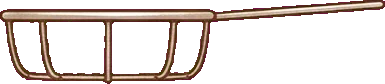
#> input picture art/ob/basket.webp, 385 x 84 px, given in place of pot-blanch.webp, which was not available
$ python _k2.py
#> lines starting #> are read from the running program, lines starting #| are printed output that depends on the picture; pictures that were not available may be replaced by others from this repository, and a replacement may not be noted

import os
from PIL import Image
R = r"F:\AntiGravity\Games\quan-bun"; PUB = os.path.join(R,"public","art","ob")
names = ["pot-blanch","noodle-tray"]
C, W, H = 2, 190, 190
sheet = Image.new("RGB", (C*W, H), (228, 224, 218))
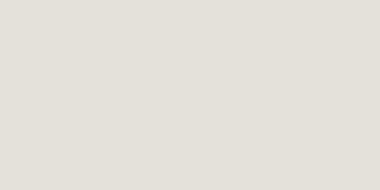
#> sheet: PIL image 380x190 RGB; mean R, G, B 228, 224, 218
for i, n in enumerate(names):
    im = Image.open(os.path.join(PUB, n + ".webp")).convert("RGBA")
#> im is the input picture: PIL image 385x84 RGBA; mean R, G, B, A 201.9, 50.5, 171.4, 62.3
    s = min((W-10)/im.width, (H-10)/im.height)
#> s = 0.468
    im = im.resize((int(im.width*s), int(im.height*s)), Image.LANCZOS)
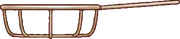
#> im: PIL image 180x39 RGBA; mean R, G, B, A 46.6, 30.7, 26.2, 62.3; transparent parts drawn white
    sheet.paste(im, (i*W + (W-im.width)//2, (H-im.height)//2), im)
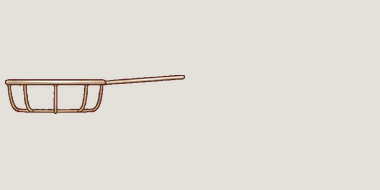
#> sheet: PIL image 380x190 RGB; mean R, G, B 226, 221.2, 214.9
#> pass 2 of the loop `for i, n in enumerate(names):`:
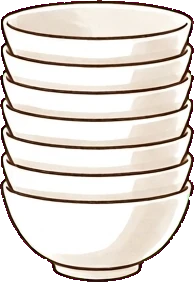
#> input picture art/ob/bowl-stack.webp, 194 x 282 px, given in place of noodle-tray.webp, which was not available
#> im is the input picture: PIL image 194x282 RGBA; mean R, G, B, A 221.4, 190.8, 205.5, 224.4
#> `im = im.resize((int(im.width*s), int(im.height*s)), Image.LANCZOS)`:
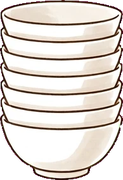
#> im: PIL image 123x180 RGBA; mean R, G, B, A 196.3, 187.2, 181.1, 224.4; transparent parts drawn white
#> `sheet.paste(im, (i*W + (W-im.width)//2, (H-im.height)//2), im)`:
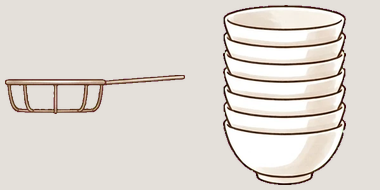
#> sheet: PIL image 380x190 RGB; mean R, G, B 224.1, 218.1, 211.4
out = os.path.join(R, "art", "raw", "sheets", "_k2.jpg"); sheet.save(out, quality=60, optimize=True)
print(os.path.getsize(out))
